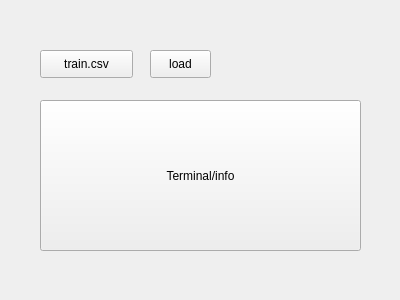
<?xml version="1.0" encoding="UTF-8"?>
<ui version="4.0">
 <class>WindowTrain</class>
 <widget class="QWidget" name="WindowTrain">
  <property name="geometry">
   <rect>
    <x>0</x>
    <y>0</y>
    <width>400</width>
    <height>300</height>
   </rect>
  </property>
  <property name="windowTitle">
   <string>Form</string>
  </property>
  <widget class="QPushButton" name="pushButton">
   <property name="geometry">
    <rect>
     <x>40</x>
     <y>50</y>
     <width>93</width>
     <height>28</height>
    </rect>
   </property>
   <property name="text">
    <string>train.csv</string>
   </property>
  </widget>
  <widget class="QPushButton" name="pushButton_2">
   <property name="geometry">
    <rect>
     <x>150</x>
     <y>50</y>
     <width>61</width>
     <height>28</height>
    </rect>
   </property>
   <property name="text">
    <string>load</string>
   </property>
  </widget>
  <widget class="QPushButton" name="pushButton_3">
   <property name="geometry">
    <rect>
     <x>40</x>
     <y>100</y>
     <width>321</width>
     <height>151</height>
    </rect>
   </property>
   <property name="text">
    <string>Terminal/info</string>
   </property>
  </widget>
 </widget>
 <resources/>
 <connections/>
</ui>
